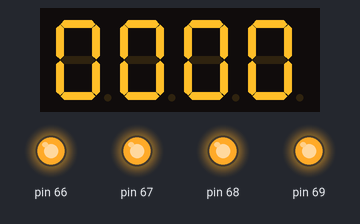
A sketch run on a simulated Arduino Mega 2560, built with avr-gcc and run on an emulated ATmega2560. Parts: 4-digit seven-segment display, output pins drawn as LEDs (lit = HIGH). Wiring (from diagram.json): 4-digit 7-segment display, segments lit when HIGH: segments pin 54, pin 55, pin 56, pin 57, pin 58, pin 59, pin 60, pin 61; digit selects pin 62, pin 63, pin 64, pin 65. The segment pins are drawn as the display they are named for; pins used as bus, display or sensor lines are not drawn.

Above: at 0.1 s.
At 1.8 s:
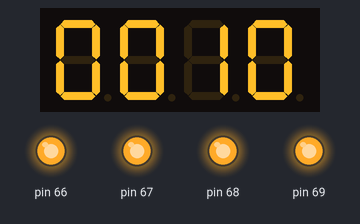
At 3.6 s:
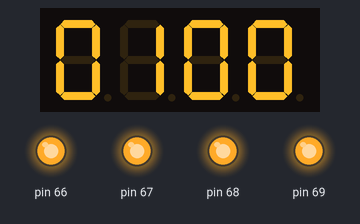
At 7.1 s:
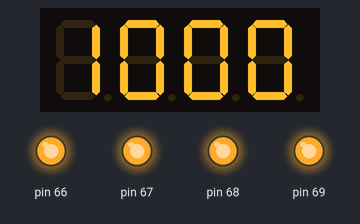
At 10.6 s:
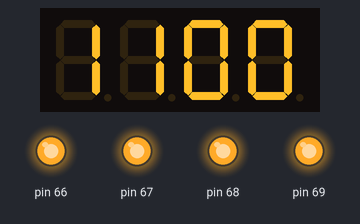
At 15.0 s:
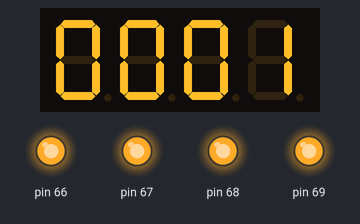
Timing chart, 0 to 16.5 s (numbered marks = the images above):
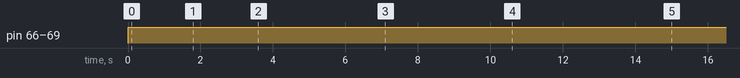

Measured:
- by itself, pin 66–69: LOW → HIGH at 0.00 s
- by itself, everything shown: repeats every 14.0 s, in 16 steps
- what the display in image 1 shows lasts 0.9 s, from 1.8 s to 2.7 s

The sketch:

sketch.ino
```cpp
/*Displaying 0000 to 1111 binary number*/

void init_port(void);
void output_f(char);
void output_f_k_a_c(char);
volatile char num_7segment[] = {0x3F,0x06,0x5B,0x4F,0x66,0x6d,0x7d,0x07,0x7f,0x6f};
volatile char digit_sel[]={0xFF,0xF7,0xFB,0xFD,0xFE};
// FF = all OFF, F7 = digit1 ON, FB = digit2 ON, FD = digit3 ON, FE = digit4 ON

void init_port(){
  volatile char *port_f_dir,*port_k_dir;
  port_f_dir = 0x30;  port_k_dir = 0x107;
  *port_f_dir = 0xFF; *port_k_dir = 0xFF;
}
void output_f(char outdata_f){
  volatile char *port_f_data = 0x31;
  *port_f_data = outdata_f;
}


void output_k(char outdata_k){
  volatile char *port_k_data = 0x108;
  *port_k_data = outdata_k;
}
void delays(){ // changing the digits at a time
  volatile long i;
  for(i=0;i<1000;i++);
}
void delays_long(){ // having an 1sec delay
  volatile long i;
  for(i=0;i<100000;i++);
}

void digits_4(unsigned char digit){
  char num_bin[4]={0},i=3;
  while(i>=0){
    num_bin[i]=digit%2;
    digit/=2;
    i--;
  }
  // Digit 1 → "1"
  output_f(num_7segment[num_bin[0]]);
  output_k(digit_sel[4]);
  delays();
  output_k(digit_sel[0]);  // turn OFF

  // Digit 2 → "2"
  output_f(num_7segment[num_bin[1]]);
  output_k(digit_sel[3]);
  delays();
  output_k(digit_sel[0]);

  // Digit 3 → "3"
  output_f(num_7segment[num_bin[2]]);
  output_k(digit_sel[2]);
  delays();
  output_k(digit_sel[0]);

  // Digit 4 → "4"
  output_f(num_7segment[num_bin[3]]);
  output_k(digit_sel[1]);
  delays();
  output_k(digit_sel[0]);

}
void setup() {

  init_port();

}

void loop(){
  char i=0x00;

  for(char i=0;i<16;i++){
      unsigned char p =100;
      while(p){
        digits_4(i);
        p--;
      }
  }
}
```
